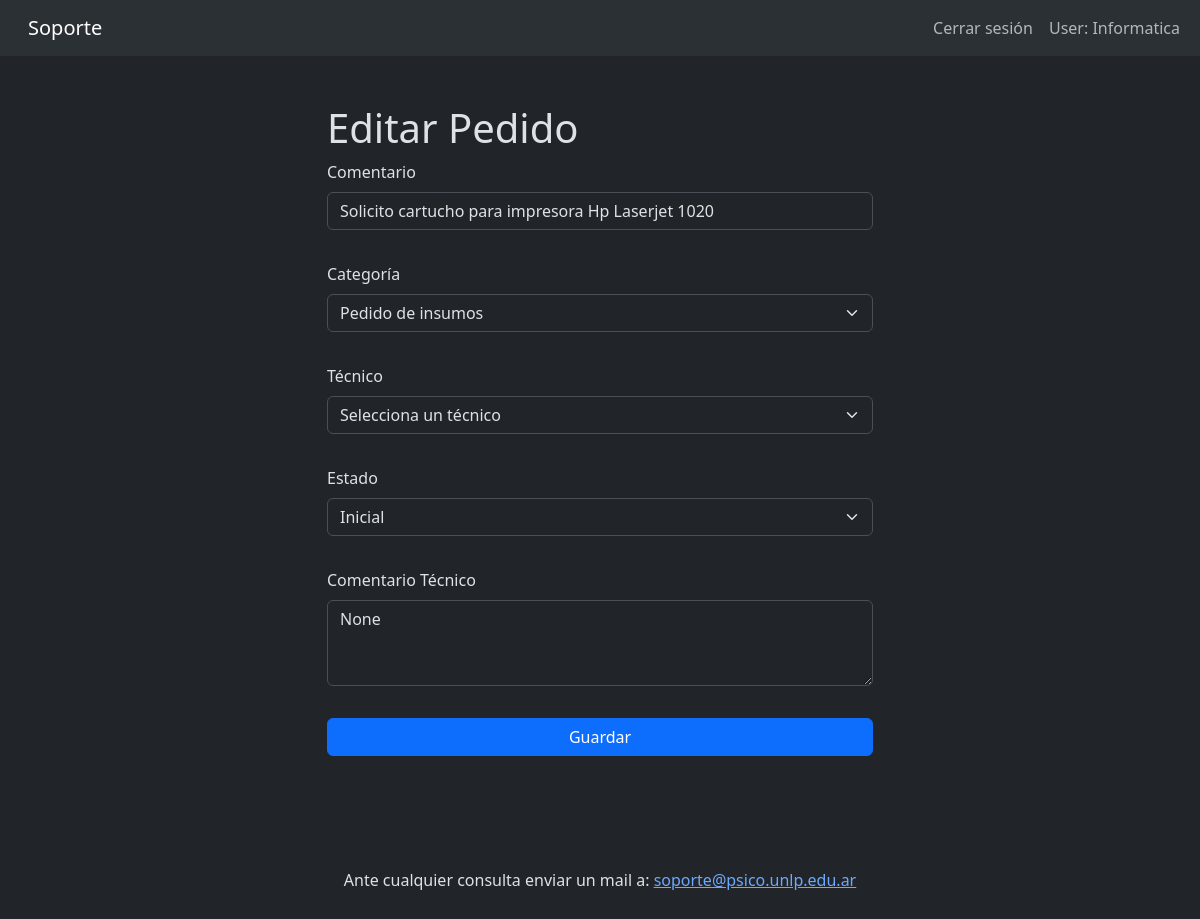
/pedidos/editar/5/ (signed in), run on the app's committed database.
### pedidos/models.py (models this page shows, shortened)
class Oficina(AbstractUser):
    must_change_password = models.BooleanField(default=True)
    groups = models.ManyToManyField(
        Group,
        verbose_name=('groups'),
        blank=True,
        help_text=(
            'The groups this user belongs to. A user will get all permissions '
            'granted to each of their groups.'
        ),
        related_name='my_groups',
        related_query_name='user',
    )
    user_permissions = models.ManyToManyField(
        Permission,
        verbose_name=('user permissions'),
        blank=True,
        help_text=('Specific permissions for this user.'),
        related_name='my_user_permissions',
        related_query_name='user',
    )

class Pedido(models.Model):
    comentario = models.CharField(max_length=100)
    comenTecnico = models.CharField(max_length=100, blank=True, null=True)
    estado = models.ForeignKey('Estado', on_delete=models.PROTECT, default=1)
    user = models.ForeignKey(settings.AUTH_USER_MODEL, on_delete=models.CASCADE, related_name="pedidos")
    tecnico = models.ForeignKey('Tecnico', on_delete=models.SET_NULL, null=True, blank=True)
    categoria = models.ForeignKey('Categoria', on_delete=models.CASCADE, related_name="pedidos")
    fechaCreacion = models.DateField()

class Categoria(models.Model):
    nombre = models.CharField(max_length=100)

class Estado(models.Model):
    nombre = models.CharField(max_length=100)

### pedidos/views.py (the view)
# urls.py: path("pedidos/editar/<int:id>/", view=views.pedidos_form_admin, name="pedidos_edit"),
@login_required
def pedidos_form_admin(request, id=None):
    errors = {}
    categorias = Categoria.objects.all() #obtengo todas las categorias
    estados = Estado.objects.all() #obtengo todos los estados
    tecnicos = Tecnico.objects.all() #obtengo todos los tecnicos
    today = date.today().isoformat()
    if request.method == "POST":
        saved = True
        pedido_id = request.POST.get("id", "")
        fecha_creacion = request.POST.get('fechaCreacion')
        if not fecha_creacion:
            fecha_creacion = today
        pedido_data = {
            'comentario': request.POST.get("comentario", ""),
            'comenTecnico': request.POST.get("comenTecnico", ""),
            'fechaCreacion': fecha_creacion,
            'estado_id': request.POST.get("estado","1"),
            'categoria_id': request.POST.get("categoria","1"),
            'tecnico_id': request.POST.get("tecnico", ""),
            'user': request.user,
        }
        if not pedido_id:  # Crear un nuevo pedido
            saved, errors = Pedido.save_pedido(pedido_data)
        else:  # Actualizar un pedido existente
            pedido = get_object_or_404(Pedido, pk=int(pedido_id))
            pedido.update_pedido(pedido_data)
        if saved:
            return redirect('pedidos_repo_admin')
        return render(request, "pedidosAdmin/formAdmin.html", {
            "errors": errors,
            "categorias": categorias,
            "estados": estados,
            "tecnicos": tecnicos,
            "pedido": request.POST,
        })
    else:  # Si el método es GET
        pedido = None
        if id:  # Si se está editando un pedido existente
            pedido = get_object_or_404(Pedido, pk=id)
    return render(request, "pedidosAdmin/formAdmin.html", {
        "pedido": pedido,
        "categorias": categorias,
        "estados": estados,
        "tecnicos": tecnicos,
        "errors": errors,
    })

### pedidos/templates/pedidosAdmin/formAdmin.html (shortened to what this page needs)
{% extends 'base.html' %}
{% block main %}
<div class="container mt-4">
    <div class="row">
        <div class="col-lg-6 offset-lg-3">
            <h1>{{ "Editar Pedido" }}</h1>
        </div>
    </div>
    <div class="row">
        <div class="col-lg-6 offset-lg-3">
            <form class="vstack gap-3 {% if errors %} was-validated {% endif %}"
                method="POST"
                action="{% url 'pedidos_edit' id=pedido.id %}"
                novalidate>
                <div class="mb-3">
                    <label for="comentario" class="form-label">Comentario</label>
                    <input type="text"
                        id="comentario"
                        name="comentario"
                        value="{{ pedido.comentario }}"
                        class="form-control"
                        required/>
                </div>
                <div class="mb-3">
                    <label for="categoria" class="form-label">Categoría</label>
                    <select id="categoria" name="categoria" class="form-select" required>
                        {% for categoria in categorias %}
                            <option value="{{ categoria.id }}" {% if categoria.id == pedido.categoria.id %}selected{% endif %}>{{ categoria.nombre }}</option>
                        {% endfor %}
                    </select>
                </div>
                <div class="mb-3">
                    <label for="tecnico" class="form-label">Técnico</label>
                    <select id="tecnico" name="tecnico" class="form-select" required>
                        <option value="">Selecciona un técnico</option>
                    </select>
                </div>
                <div class="mb-3">
                    <label for="estado" class="form-label">Estado</label>
                    <select id="estado" name="estado" class="form-select" required>
                        {% for estado in estados %}
                            <option value="{{ estado.id }}" {% if estado.id == pedido.estado.id %}selected{% endif %}>{{ estado.nombre }}</option>
                        {% endfor %}
                    </select>
                </div>
                <div class="mb-3">
                    <label for="comenTecnico" class="form-label">Comentario Técnico</label>
                    <textarea id="comenTecnico" name="comenTecnico" class="form-control" rows="3" required>{{ pedido.comenTecnico }}</textarea>
                </div>
                <button type="submit" class="btn btn-primary">Guardar</button>
            </form>
        </div>
    </div>
</div>
{% endblock %}

### pedidos/templates/partials/navbar.html (shortened to what this page needs)
<nav class="navbar navbar-expand-lg bg-body-tertiary">
  <div class="container-fluid">
    <a class="navbar-brand d-flex align-items-center" href="{% url 'home' %}">
      <svg xmlns="http://www.w3.org/2000/svg" width="16" height="16" fill="currentColor" class="bi bi-wrench-adjustable" viewBox="0 0 16 16">
        <path d="..."/>
      </svg>
      <span>Soporte</span>
    </a>
    <div class="collapse navbar-collapse" id="navbarSupportedContent">
      <ul class="navbar-nav ms-auto">
        {% if user.is_authenticated %}
          <li class="nav-item">
            <form method="post" action="{% url 'logout' %}">
              <button type="submit" class="btn btn-link nav-link">Cerrar sesión</button>
            </form>
          </li>
          <li class="nav-item">
            <span class="nav-link">User: {{ user.get_username }}</span>
          </li>
        {% else %}
          <li class="nav-item">
            <a class="nav-link" href="{% url 'login' %}">Iniciar sesión</a>
          </li>
        {% endif %}
      </ul>
    </div>
  </div>
</nav>

### data on the page
Oficina: get_username "Informatica"
Pedido: comentario "Solicito cartucho para impresora Hp Laserjet 1020", categoria "Pedido de insumos", estado "Inicial", comenTecnico "None"

### other printed values
{{ "Editar Pedido" }} "Editar Pedido"
